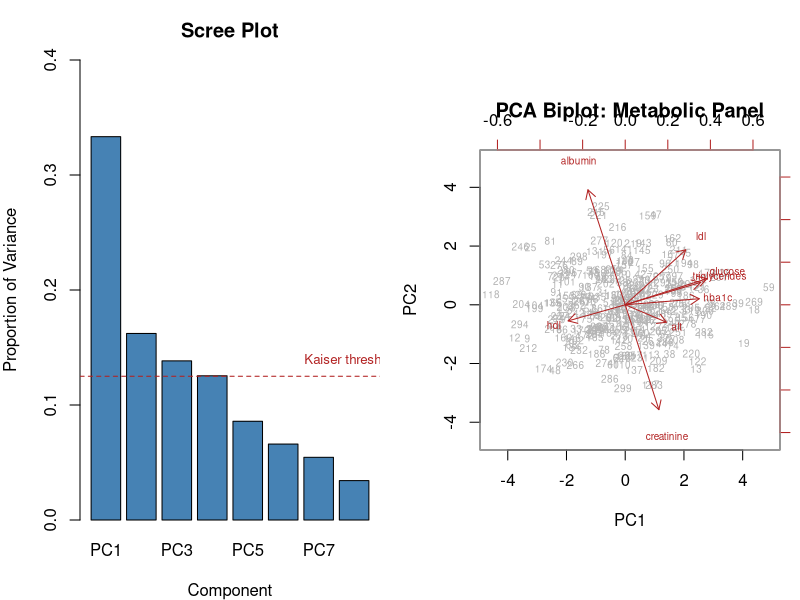
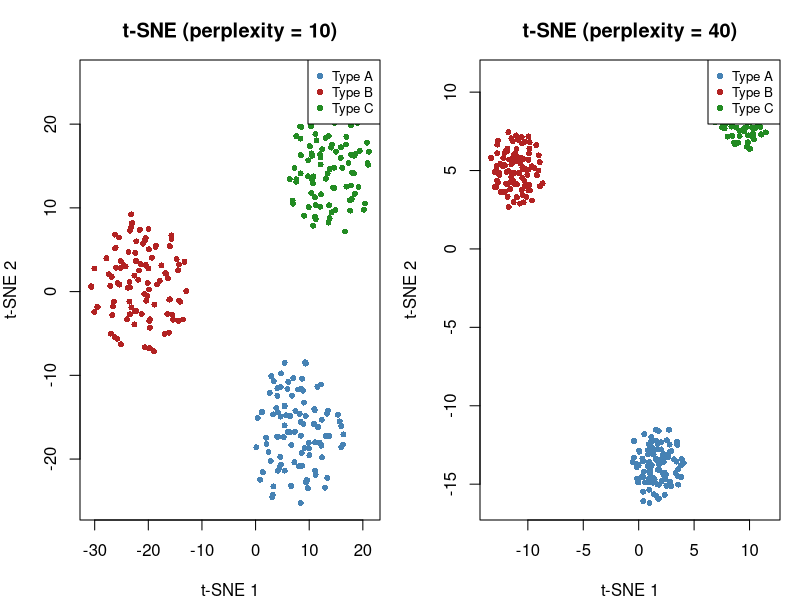
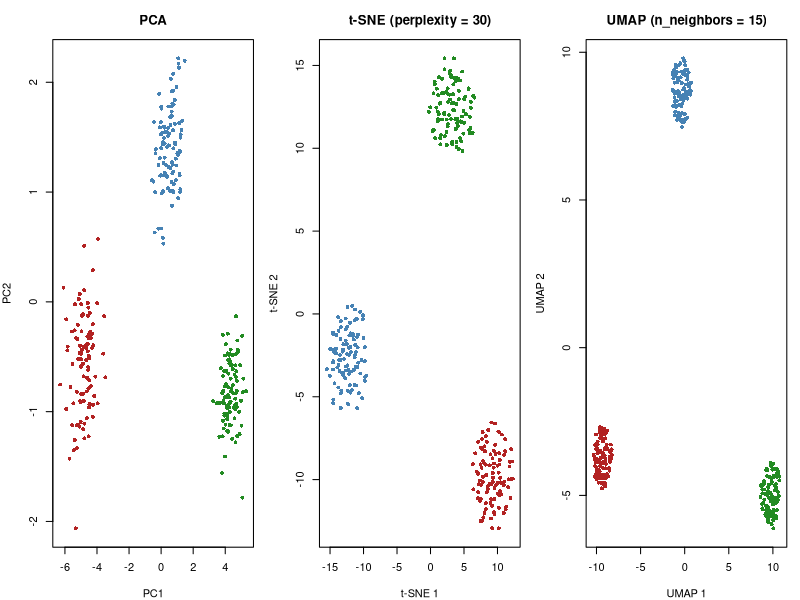
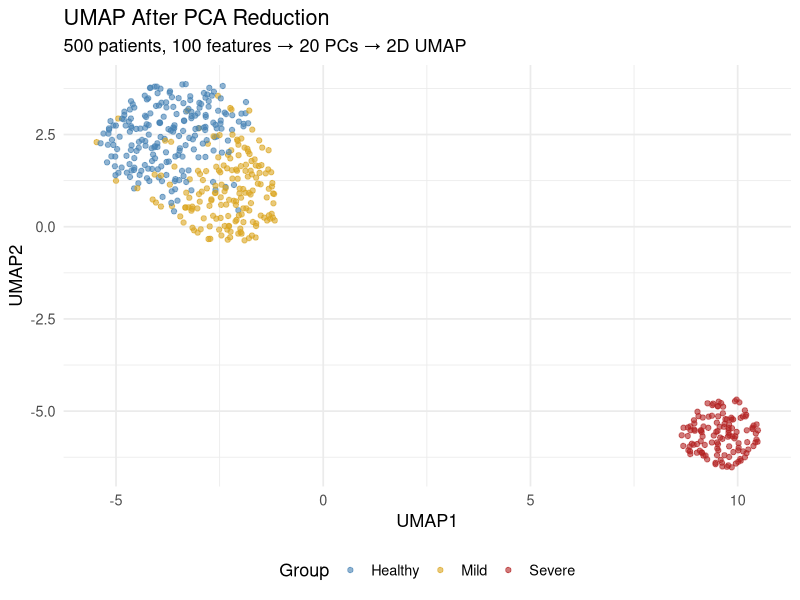

These charts were generated, in order, by the following R code: (Note: this script raises an error after producing the figures.)
## ---- chunk 1
#| include: false
library(tidyverse)
library(knitr)
## ---- chunk 2
#| label: fig-pca-metabolic-r
#| fig-cap: "PCA of a simulated metabolic panel: scree plot and biplot."
#| fig-width: 12
#| fig-height: 5

set.seed(42)
n <- 300

# Simulate correlated metabolic data
# Create correlation structure: glucose/HbA1c/triglycerides cluster;
# creatinine/albumin cluster
library(MASS)
Sigma <- matrix(c(
  1.0, 0.7, 0.5, 0.3,-0.2, 0.1, 0.2,-0.1,
  0.7, 1.0, 0.4, 0.2,-0.2, 0.1, 0.1,-0.1,
  0.5, 0.4, 1.0, 0.4,-0.3, 0.1, 0.3,-0.1,
  0.3, 0.2, 0.4, 1.0,-0.5, 0.1, 0.2, 0.0,
 -0.2,-0.2,-0.3,-0.5, 1.0,-0.1,-0.1, 0.2,
  0.1, 0.1, 0.1, 0.1,-0.1, 1.0, 0.1,-0.3,
  0.2, 0.1, 0.3, 0.2,-0.1, 0.1, 1.0,-0.2,
 -0.1,-0.1,-0.1, 0.0, 0.2,-0.3,-0.2, 1.0
), nrow = 8)

z <- mvrnorm(n, mu = rep(0, 8), Sigma = Sigma)
metabolic <- tibble(
  glucose      = round(z[,1] * 30 + 100),
  hba1c        = round(z[,2] * 1.0 + 5.8, 1),
  triglycerides = round(z[,3] * 50 + 150),
  ldl          = round(z[,4] * 30 + 120),
  hdl          = round(z[,5] * 12 + 55),
  creatinine   = round(z[,6] * 0.3 + 1.0, 2),
  alt          = round(z[,7] * 15 + 30),
  albumin      = round(z[,8] * 0.4 + 4.0, 1)
)

# PCA on scaled data
pca_result <- prcomp(metabolic, scale. = TRUE)

# Scree plot and biplot side by side
par(mfrow = c(1, 2), mar = c(4, 4, 3, 1))

# Scree plot
var_explained <- pca_result$sdev^2 / sum(pca_result$sdev^2)
barplot(var_explained, names.arg = paste0("PC", 1:8),
        col = "steelblue", main = "Scree Plot",
        ylab = "Proportion of Variance", xlab = "Component",
        ylim = c(0, 0.4))
abline(h = 1/8, lty = 2, col = "firebrick")  # Kaiser criterion line
text(9, 1/8 + 0.015, "Kaiser threshold", col = "firebrick", cex = 0.8)

# Biplot
biplot(pca_result, scale = 0, cex = 0.6,
       col = c("grey70", "firebrick"),
       main = "PCA Biplot: Metabolic Panel")
## ---- chunk 3
#| label: fig-tsne-r
#| fig-cap: "t-SNE visualisation of simulated patient data with three disease subtypes."
#| fig-width: 10
#| fig-height: 5

library(Rtsne)

set.seed(42)

# Simulate 3 patient subtypes with 20 features
n_per_group <- 100
p <- 20

group1 <- matrix(rnorm(n_per_group * p, mean = 0, sd = 1), ncol = p)
group2 <- matrix(rnorm(n_per_group * p, mean = 2, sd = 1.2), ncol = p)
group3 <- matrix(rnorm(n_per_group * p, mean = -1, sd = 0.8), ncol = p)
# Make groups differ in specific feature subsets
group2[, 1:5] <- group2[, 1:5] + 3
group3[, 10:15] <- group3[, 10:15] - 4

X <- rbind(group1, group2, group3)
labels <- factor(rep(c("Type A", "Type B", "Type C"), each = n_per_group))

# Run t-SNE with two perplexity values
tsne_low  <- Rtsne(X, perplexity = 10, dims = 2, verbose = FALSE, max_iter = 1000)
tsne_high <- Rtsne(X, perplexity = 40, dims = 2, verbose = FALSE, max_iter = 1000)

par(mfrow = c(1, 2), mar = c(4, 4, 3, 1))
cols <- c("steelblue", "firebrick", "forestgreen")

plot(tsne_low$Y, col = cols[labels], pch = 16, cex = 0.8,
     main = "t-SNE (perplexity = 10)", xlab = "t-SNE 1", ylab = "t-SNE 2")
legend("topright", levels(labels), col = cols, pch = 16, cex = 0.8)

plot(tsne_high$Y, col = cols[labels], pch = 16, cex = 0.8,
     main = "t-SNE (perplexity = 40)", xlab = "t-SNE 1", ylab = "t-SNE 2")
legend("topright", levels(labels), col = cols, pch = 16, cex = 0.8)
## ---- chunk 4
#| label: fig-umap-comparison-r
#| fig-cap: "PCA, t-SNE, and UMAP visualisations of the same simulated patient dataset."
#| fig-width: 14
#| fig-height: 4.5

library(Rtsne)
library(uwot)

set.seed(42)

pca_scores <- prcomp(X, scale. = TRUE)$x[, 1:2]
tsne_emb   <- Rtsne(X, perplexity = 30, dims = 2, verbose = FALSE)$Y
umap_emb   <- umap(X, n_neighbors = 15, min_dist = 0.1, verbose = FALSE)

par(mfrow = c(1, 3), mar = c(4, 4, 3, 1))
cols <- c("steelblue", "firebrick", "forestgreen")[as.numeric(labels)]

plot(pca_scores, col = cols, pch = 16, cex = 0.8,
     main = "PCA", xlab = "PC1", ylab = "PC2")

plot(tsne_emb, col = cols, pch = 16, cex = 0.8,
     main = "t-SNE (perplexity = 30)", xlab = "t-SNE 1", ylab = "t-SNE 2")

plot(umap_emb, col = cols, pch = 16, cex = 0.8,
     main = "UMAP (n_neighbors = 15)", xlab = "UMAP 1", ylab = "UMAP 2")
## ---- chunk 5
#| label: fig-workflow-r
#| fig-cap: "The standard workflow: PCA for initial reduction, then UMAP for visualisation."
#| fig-width: 10
#| fig-height: 5

library(uwot)

set.seed(42)

# Simulate high-dimensional data: 500 patients, 100 features
n <- 500; p <- 100
group <- sample(c("Healthy", "Mild", "Severe"), n, replace = TRUE,
                prob = c(0.4, 0.35, 0.25))

X_hd <- matrix(rnorm(n * p), ncol = p)
# Add signal in first few features
X_hd[group == "Mild", 1:10]   <- X_hd[group == "Mild", 1:10] + 1.5
X_hd[group == "Severe", 1:10] <- X_hd[group == "Severe", 1:10] + 3
X_hd[group == "Severe", 11:20] <- X_hd[group == "Severe", 11:20] - 2

# Step 1: Scale
X_scaled <- scale(X_hd)

# Step 2: PCA to 20 components
pca_20 <- prcomp(X_scaled)$x[, 1:20]

# Step 3: UMAP on PCA-reduced data
umap_result <- umap(pca_20, n_neighbors = 15, min_dist = 0.1, verbose = FALSE)

# Step 4: Visualise
plot_df <- tibble(
  UMAP1 = umap_result[, 1],
  UMAP2 = umap_result[, 2],
  Group = factor(group, levels = c("Healthy", "Mild", "Severe"))
)

ggplot(plot_df, aes(x = UMAP1, y = UMAP2, colour = Group)) +
  geom_point(alpha = 0.6, size = 1.5) +
  scale_colour_manual(values = c("Healthy" = "steelblue",
                                  "Mild" = "goldenrod",
                                  "Severe" = "firebrick")) +
  labs(title = "UMAP After PCA Reduction",
       subtitle = "500 patients, 100 features → 20 PCs → 2D UMAP") +
  theme_minimal(base_size = 13) +
  theme(legend.position = "bottom")
## ---- chunk 6
#| label: exercise-1-solution
#| code-fold: true
#| code-summary: "Show solution"
#| fig-width: 10
#| fig-height: 5

library(tidyverse)  # %>% pipe, select()

# Add diabetes status (correlated with glucose/HbA1c)
set.seed(99)
metabolic$diabetes <- factor(ifelse(metabolic$glucose > 110 & metabolic$hba1c > 6.2,
                                     "Diabetic", "Non-diabetic"))

pca_fit <- prcomp(metabolic %>% select(-diabetes), scale. = TRUE)

# (a) & (b) Scree plot with cumulative variance
var_prop <- pca_fit$sdev^2 / sum(pca_fit$sdev^2)
cum_var  <- cumsum(var_prop)

par(mfrow = c(1, 2), mar = c(4, 4, 3, 1))
barplot(var_prop, names.arg = paste0("PC", 1:8), col = "steelblue",
        main = "Variance Explained", ylab = "Proportion")
abline(h = 1/8, col = "firebrick", lty = 2)

plot(1:8, cum_var, type = "b", pch = 16, col = "steelblue",
     main = "Cumulative Variance", xlab = "Components",
     ylab = "Cumulative proportion", ylim = c(0, 1))
abline(h = 0.80, col = "firebrick", lty = 2)
text(6, 0.82, "80% threshold", col = "firebrick", cex = 0.8)

cat("Components for 80% variance:", which(cum_var >= 0.80)[1], "\n")

# (c) Loadings
cat("\nPC1 loadings:\n")
print(round(sort(pca_fit$rotation[, 1], decreasing = TRUE), 3))
cat("\nPC2 loadings:\n")
print(round(sort(pca_fit$rotation[, 2], decreasing = TRUE), 3))
